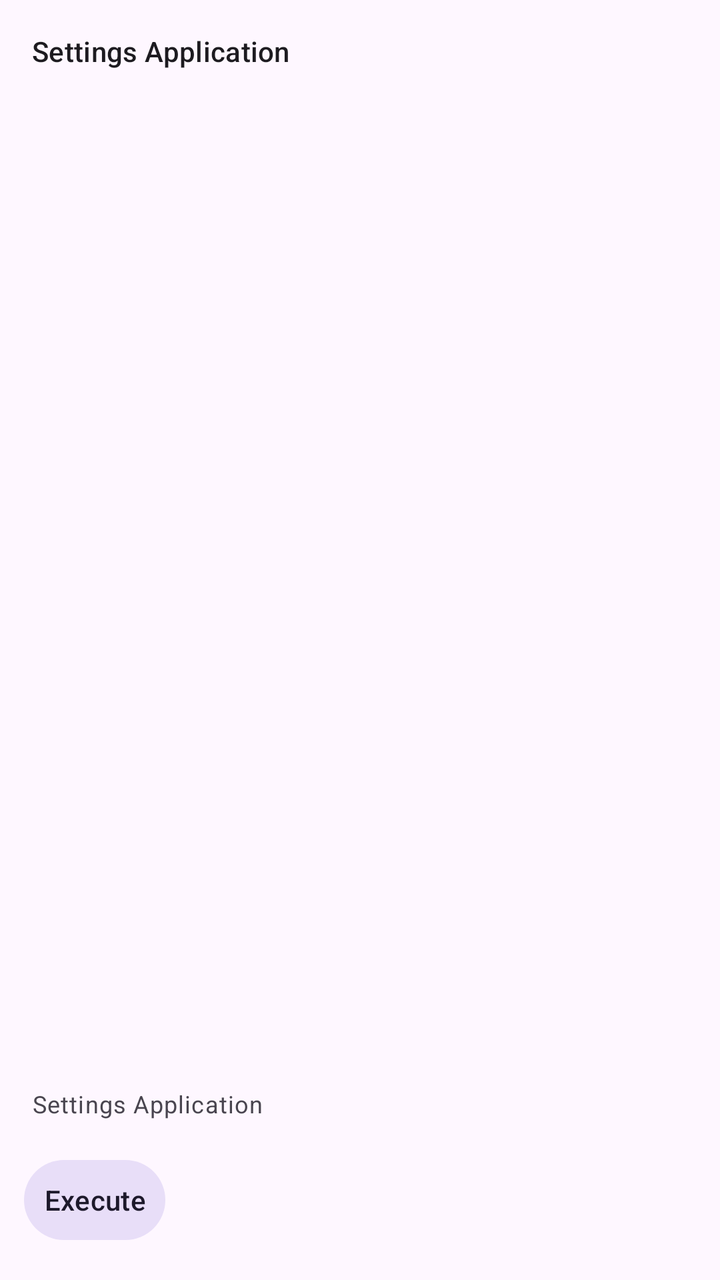
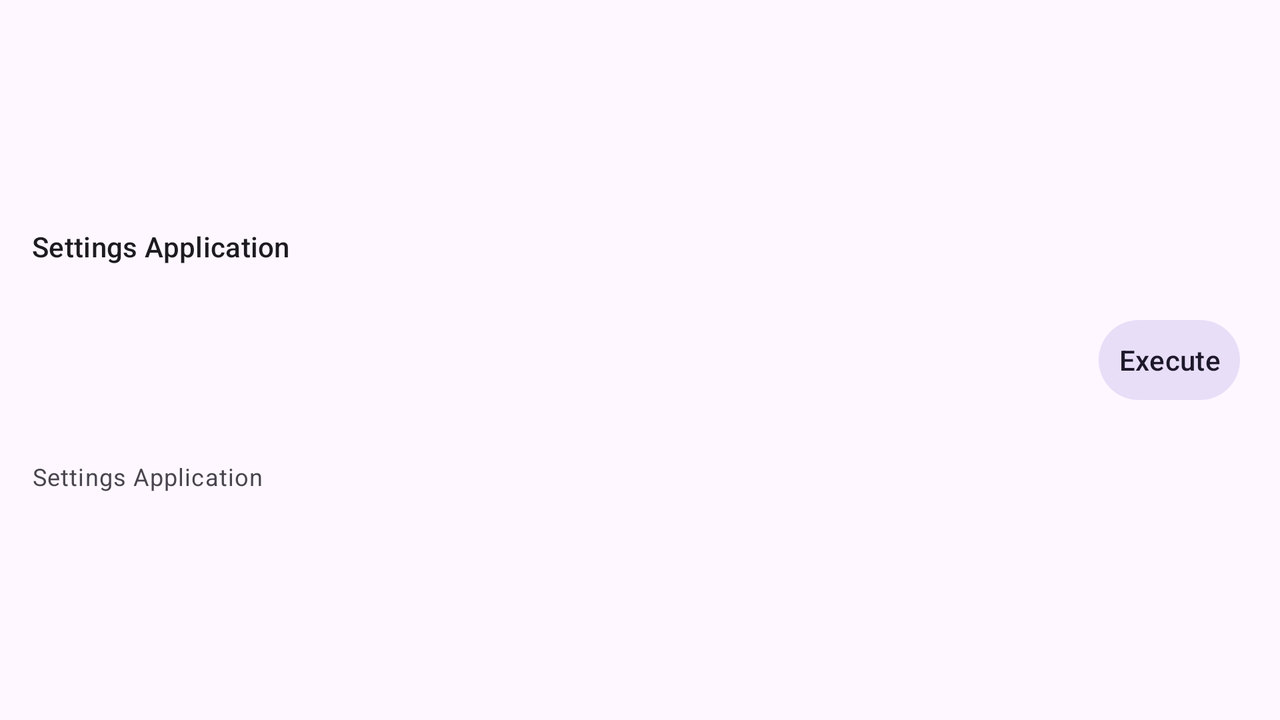

First picture: res/layout/ on a phone held upright. Second picture: the repository's own variant of that layout, on a device whose configuration matches the variant's folder. Source for both follows.
<!-- AndroidManifest.xml: application theme Theme.SettingsApplication -->
<!-- res/layout/clickable_item_layout.xml -->
<?xml version="1.0" encoding="utf-8"?>
<androidx.constraintlayout.widget.ConstraintLayout xmlns:android="http://schemas.android.com/apk/res/android"
    xmlns:app="http://schemas.android.com/apk/res-auto"
    xmlns:tools="http://schemas.android.com/tools"
    android:layout_width="match_parent"
    android:layout_height="wrap_content"
    android:background="?attr/selectableItemBackground"
    android:clickable="true"
    android:focusable="true">

    <TextView
        android:id="@+id/item_title"
        android:layout_width="0dp"
        android:layout_height="wrap_content"
        android:layout_marginStart="16dp"
        android:layout_marginTop="16dp"
        android:ellipsize="end"
        android:maxLines="1"
        android:text="@string/app_name"
        android:textAppearance="?attr/textAppearanceTitleSmall"
        app:layout_constraintBottom_toTopOf="@+id/item_information"
        app:layout_constraintStart_toStartOf="parent"
        app:layout_constraintTop_toTopOf="parent"
        app:layout_constraintVertical_bias="0.0" />

    <TextView
        android:id="@+id/item_information"
        android:layout_width="0dp"
        android:layout_height="wrap_content"
        android:layout_marginStart="16dp"
        android:layout_marginBottom="16dp"
        android:ellipsize="end"
        android:maxLines="1"
        android:text="@string/app_name"
        android:textAppearance="?attr/textAppearanceCaption"
        app:layout_constraintBottom_toTopOf="@id/item_clickable_action"
        app:layout_constraintStart_toStartOf="parent" />

    <com.google.android.material.button.MaterialButton
        android:id="@+id/item_clickable_action"
        style="?attr/materialIconButtonFilledTonalStyle"
        android:layout_width="wrap_content"
        android:layout_height="wrap_content"
        android:layout_marginStart="8dp"
        android:layout_marginBottom="16dp"
        android:text="Execute"
        app:layout_constraintBottom_toBottomOf="parent"
        app:layout_constraintStart_toStartOf="parent" />

</androidx.constraintlayout.widget.ConstraintLayout>
<!-- resources referenced by this layout -->
<resources>
  <string name="app_name">Settings Application</string>
  <style name="Theme.SettingsApplication" parent="Theme.Material3.DayNight.NoActionBar">
          
          <item name="colorPrimary">@color/purple_500</item>
          <item name="colorPrimaryVariant">@color/purple_700</item>
          <item name="colorOnPrimary">@color/white</item>
          
          <item name="colorSecondary">@color/teal_200</item>
          <item name="colorSecondaryVariant">@color/teal_700</item>
          <item name="colorOnSecondary">@color/black</item>
          
          <item name="android:statusBarColor">?attr/colorPrimaryVariant</item>
          
      </style>
  <color name="purple_500">#FF6200EE</color>
  <color name="purple_700">#FF3700B3</color>
  <color name="white">#FFFFFFFF</color>
  <color name="teal_200">#FF03DAC5</color>
  <color name="teal_700">#FF018786</color>
  <color name="black">#FF000000</color>
</resources>
<!-- res/layout-land/clickable_item_layout.xml (the author's variant of the layout above) -->
<!-- drawn on the phone turned sideways -->
<?xml version="1.0" encoding="utf-8"?>
<androidx.constraintlayout.widget.ConstraintLayout xmlns:android="http://schemas.android.com/apk/res/android"
    xmlns:app="http://schemas.android.com/apk/res-auto"
    xmlns:tools="http://schemas.android.com/tools"
    android:layout_width="match_parent"
    android:layout_height="wrap_content"
    android:background="?attr/selectableItemBackground"
    android:clickable="true"
    android:focusable="true">

    <TextView
        android:id="@+id/item_title"
        android:layout_width="0dp"
        android:layout_height="wrap_content"
        android:layout_marginStart="16dp"
        android:layout_marginTop="16dp"
        android:layout_marginEnd="32dp"
        android:ellipsize="end"
        android:maxLines="1"
        android:text="@string/app_name"
        android:textAppearance="?attr/textAppearanceTitleSmall"
        app:layout_constraintBottom_toTopOf="@+id/item_information"
        app:layout_constraintEnd_toStartOf="@+id/item_clickable_action"
        app:layout_constraintHorizontal_bias="0.0"
        app:layout_constraintStart_toStartOf="parent"
        app:layout_constraintTop_toTopOf="parent"
        app:layout_constraintVertical_bias="0.0" />

    <TextView
        android:id="@+id/item_information"
        android:layout_width="0dp"
        android:layout_height="wrap_content"
        android:layout_marginStart="16dp"
        android:layout_marginEnd="32dp"
        android:layout_marginBottom="16dp"
        android:ellipsize="end"
        android:maxLines="1"
        android:text="@string/app_name"
        android:textAppearance="?attr/textAppearanceCaption"
        app:layout_constraintBottom_toBottomOf="parent"
        app:layout_constraintEnd_toStartOf="@+id/item_clickable_action"
        app:layout_constraintHorizontal_bias="0.0"
        app:layout_constraintStart_toStartOf="parent"
        app:layout_constraintTop_toBottomOf="@+id/item_title" />

    <com.google.android.material.button.MaterialButton
        android:id="@+id/item_clickable_action"
        style="?attr/materialIconButtonFilledTonalStyle"
        android:layout_width="wrap_content"
        android:layout_height="wrap_content"
        android:layout_marginTop="16dp"
        android:layout_marginEnd="16dp"
        android:layout_marginBottom="16dp"
        android:text="Execute"
        app:layout_constraintBottom_toBottomOf="parent"
        app:layout_constraintEnd_toEndOf="parent"
        app:layout_constraintTop_toTopOf="parent" />

</androidx.constraintlayout.widget.ConstraintLayout>
